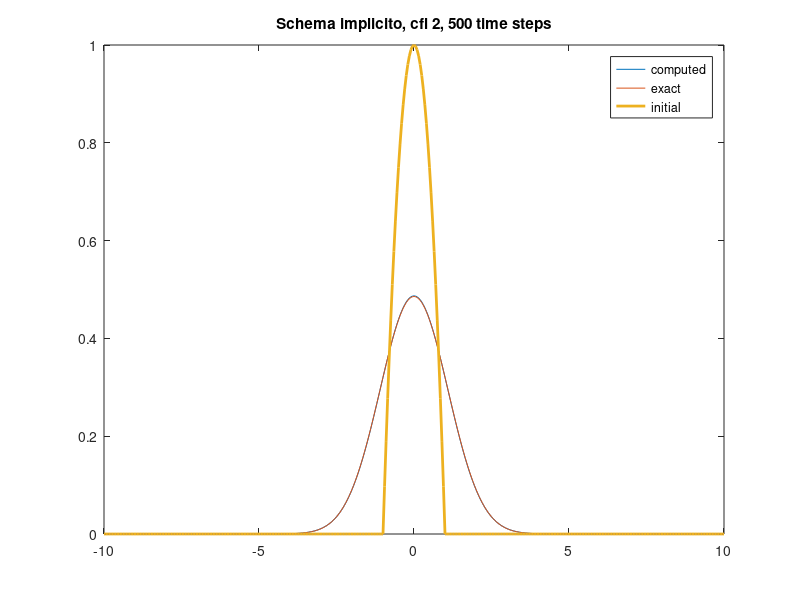

MATLAB code for this plot:
% Heat: Implicit scheme
clear; close all; clc;

lg = 10.;                   % Semi-lunghezza del dominio spaziale. Il dominio si estenderà da -lg a +lg.
dx = 0.05;                  % Dimensione della mesh spaziale, ovvero la distanza tra due punti consecutivi.
nx = round(lg / dx);        % Numero di intervalli in una metà del dominio (da 0 a lg), arrotondando al numero intero più vicino.
cfl = 2.;                   % Numero di Courant-Friedrichs-Lewy (CFL). Per gli schemi impliciti, questo valore può essere maggiore di 0.5.
dt = dx * dx * cfl;         % Passo temporale. Anche se la stabilità è incondizionata, un dt troppo grande può ridurre l'accuratezza.
Tfinal = 0.5;               % Tempo totale della simulazione.
nt = floor(Tfinal / dt);    % Numero di passi temporali interi necessari per raggiungere Tfinal.

%% Inizializzazione
x = zeros(1, 2 * nx + 1);       % Inizializza un vettore di zeri per i punti nello spazio (da -lg a +lg).
u0 = zeros(1, 2 * nx + 1);      % Inizializza un vettore di zeri per il dato iniziale della soluzione.

%% Ciclo per popolare i punti spaziali 'x' e il dato iniziale 'u0'.
for i = 1 : 2 * nx + 1
  x(i) = (i - nx - 1) * dx;           % Calcola la coordinata x per ogni punto, centrando l'intervallo attorno a zero.
  u0(i) = max(0., 1. - x(i) ^ 2);     % Definisce il dato iniziale (una parabola capovolta troncata a 0).
end

u = u0;             % Assegna il dato iniziale alla soluzione corrente 'u'.

%% Inizializzazione della matrice 'matr' per il sistema lineare.
% La dimensione è (2*nx + 1) x (2*nx + 1), corrispondente al numero totale di punti della mesh.
matr = zeros(2 * nx + 1, 2 * nx + 1);

%% Costruzione della matrice tridiagonale che rappresenta lo schema implicito.
% Questo ciclo costruisce la parte centrale della matrice.
for i = 2 : 2 * nx
    matr(i, i) = 1. + 2 * dt / (dx * dx);    % Elemento diagonale principale.
    matr(i, i+1) = - dt / (dx * dx);         % Elemento sulla diagonale superiore (a destra).
    matr(i, i-1) = - dt / (dx * dx);         % Elemento sulla diagonale inferiore (a sinistra).
end

% Gestione dei contorni (boundary conditions).
%   Queste righe definiscono le condizioni al contorno per il primo e l'ultimo punto.
%   Assumendo condizioni di contorno di Dirichlet (es. u(0) = u(L) = 0) o Neumann zero.
%   Il codice qui imposta una condizione implicita che riflette la formula centrale anche ai bordi,
%   il che potrebbe necessitare di aggiustamenti a seconda delle reali condizioni al contorno desiderate.
matr(1, 1) = 1. + 2 * dt / (dx * dx);                           % Elemento diagonale per il primo punto.
matr(1, 2) = - dt / (dx * dx);                                  % Elemento per il punto successivo (a destra) per il primo punto.
matr(2 * nx + 1, 2 * nx) = - dt / (dx * dx);                    % Elemento per il punto precedente (a sinistra) per l'ultimo punto.
matr(2 * nx + 1, 2 * nx + 1) = 1. + 2 * dt / (dx * dx);         % Elemento diagonale per l'ultimo punto.

%% Ciclo principale di avanzamento temporale.
for n = 1 : nt
    % Risoluzione del sistema lineare per ottenere la soluzione al passo temporale successivo.
    %   u_new = A^(-1) * u_old, dove A è la matrice 'matr'.
    %   L'uso di inv(matr) è computazionalmente costoso per matrici grandi;
    %   è preferibile usare la divisione inversa (matr \ u') per risolvere il sistema Ax=b.
    u = (matr ^ -1 * u')';                  % Calcola la soluzione al nuovo passo temporale invertendo la matrice e 
                                            %   moltiplicandola per il vettore soluzione precedente.

    % Aggiornamento della visualizzazione a intervalli regolari.
    if rem(n, 5) == 0                           % Aggiorna il grafico ogni 5 passi temporali.
        clf()                                   % Cancella il contenuto della figura corrente.
        plot(x,u,x,u0,'linewidth',2)            % Traccia la soluzione corrente e la condizione iniziale.
        title('Schema implicito, cfl 2');       % Imposta il titolo del grafico.
        pause(0.01);                            % Mette in pausa per 0.01 secondi per visualizzare l'animazione.
    end
end

%% Confronto con la Soluzione Pseudo-Esatta
uexact = zeros(1, 2 * nx + 1);                      % Inizializza un vettore per immagazzinare la soluzione esatta.

% Ciclo per calcolare la soluzione esatta usando l'integrale di convoluzione.
for i = 1 : 2 * nx + 1                              % Itera su ogni punto spaziale 'i' per calcolare uexact(i).
    for j = 1 : 2 * nx + 1                          % Itera su ogni punto spaziale 'j' per l'integrazione.

         t = nt * dt;                               % Calcola il tempo finale della simulazione.
         y = (j - nx - 1) * dx;                     % Calcola la coordinata y (variabile di integrazione) corretta.
         x1 = (i - nx - 1) * dx;                    % Calcola la coordinata x (punto di valutazione) corretta.

         uexact(i) = uexact(i) + u0(j) * dx * exp(-(x1 - y) ^ 2 / (4 * t));
    end

    uexact(i) = uexact(i) / sqrt(4 * pi * nt * dt); % Normalizza l'integrale con il fattore 1/sqrt(4*pi*t).
end

plot(x,u,x,uexact,x,u0,'linewidth',2)               % Genera un grafico che confronta la soluzione calcolata, quella esatta e la condizione iniziale.
legend('computed','exact','initial')                
title('Schema implicito, cfl 2, 500 time steps');   